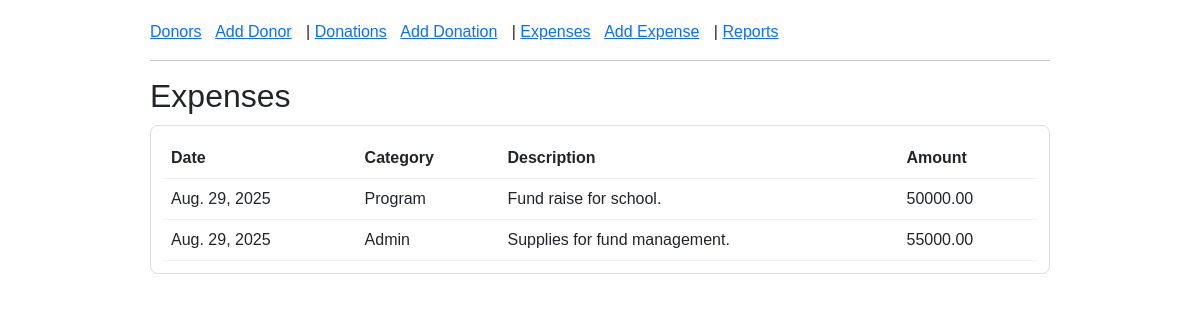
/expenses/list/, run on an earlier commit of the app's database.
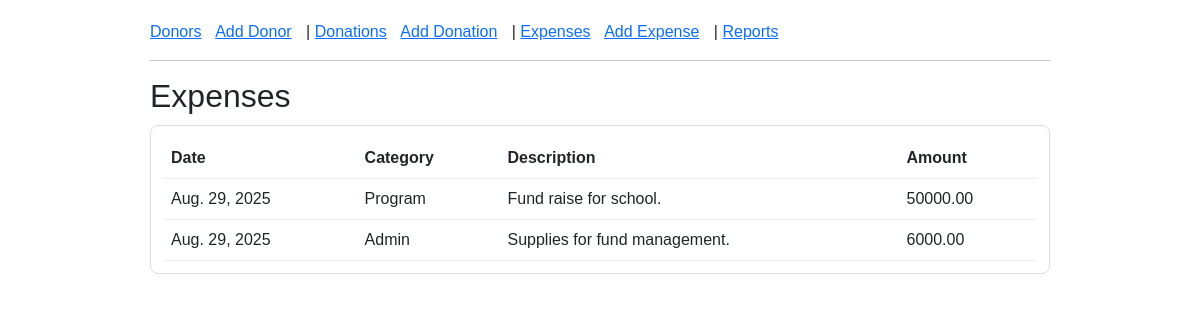
And on a later commit of the database.
### expenses/models.py (models this page shows, shortened)
class Expense(models.Model):
    CATEGORY_PROGRAM = "PROGRAM"
    CATEGORY_ADMIN = "ADMIN"
    CATEGORY_OTHER = "OTHER"
    CATEGORY_CHOICES = [
        (CATEGORY_PROGRAM, "Program"),
        (CATEGORY_ADMIN, "Admin"),
        (CATEGORY_OTHER, "Other"),
    ]
    category = models.CharField(max_length=20, choices=CATEGORY_CHOICES)
    description = models.CharField(max_length=255, blank=True)
    amount = models.DecimalField(max_digits=12, decimal_places=2)
    date = models.DateField(auto_now_add=True)
    posted_to_ledger = models.BooleanField(default=False)

### expenses/views.py (the view)
# urls.py: path("list/", views.expense_list, name="expense_list"),
def expense_list(request):
    expenses = Expense.objects.all()
    return render(request, "expenses/list.html", {"expenses": expenses})

### expenses/templates/expenses/list.html
{% extends "base.html" %}
{% block content %}
<h2>Expenses</h2>
<div class="box">
  <table>
    <tr><th>Date</th><th>Category</th><th>Description</th><th>Amount</th></tr>
    {% for e in expenses %}
      <tr>
        <td>{{ e.date }}</td>
        <td>{{ e.get_category_display }}</td>
        <td>{{ e.description }}</td>
        <td>{{ e.amount }}</td>
      </tr>
    {% empty %}
      <tr><td colspan="4">No expenses yet.</td></tr>
    {% endfor %}
  </table>
</div>
{% endblock %}

What changed in the data, as far as the page shows it:
changed Expense "Admin": amount "55000.00" → "6000.00"
